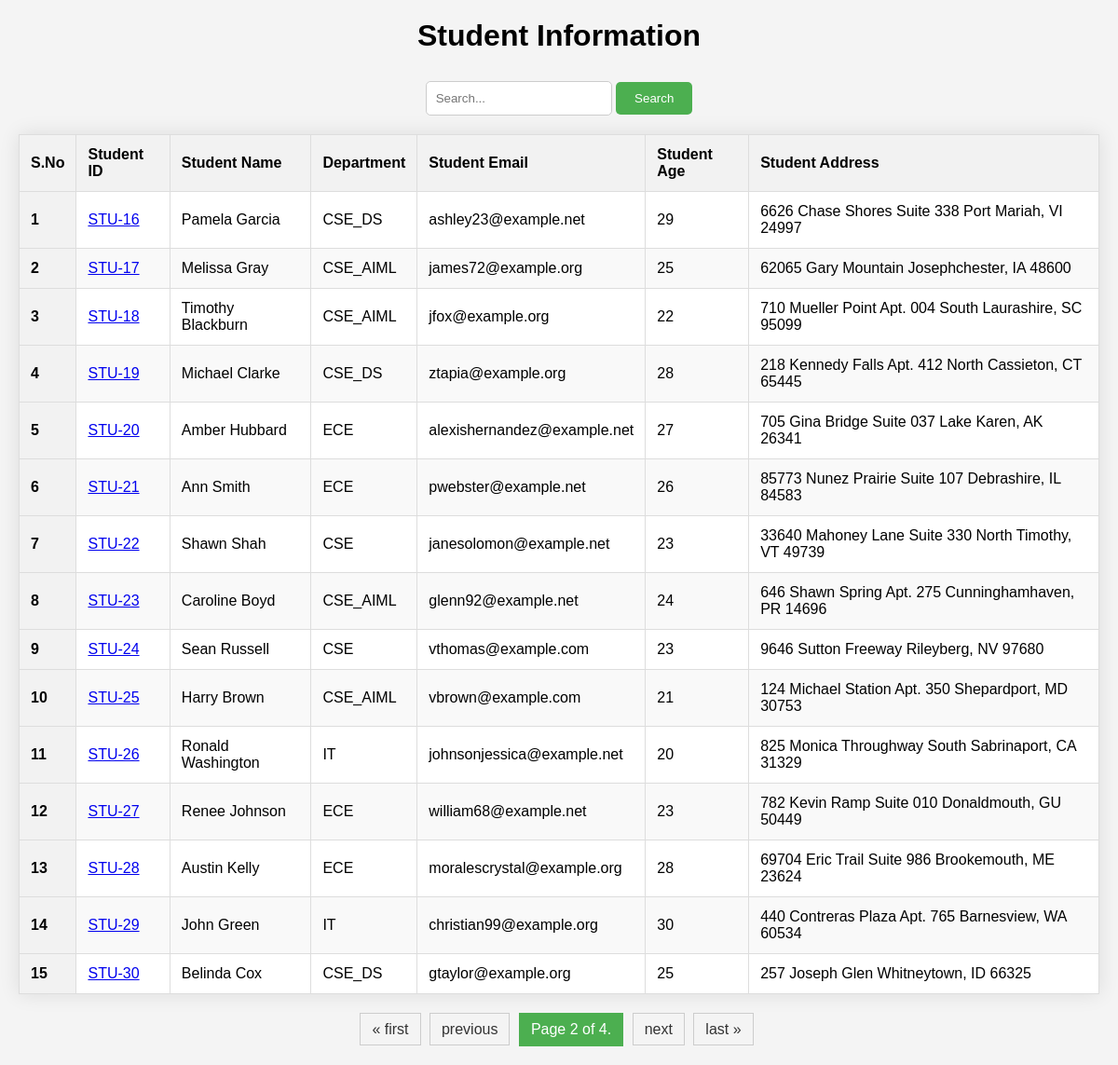
Screenshot of /?page=2 with the database file from the repository.
### result/models.py (models this page shows, shortened)
class Student(models.Model):
    department = models.ForeignKey(Department , related_name='depart',on_delete=models.CASCADE)
    student_id= models.OneToOneField(StudentId,related_name="studentid",on_delete=models.CASCADE)
    student_name = models.CharField(max_length=100)
    student_email= models.EmailField(unique=True)
    student_age = models.IntegerField(default=18)
    student_address= models.TextField()
    class Meta:
        ordering = ['student_id','student_name']
        verbose_name = 'student'

class StudentId(models.Model):
    student_id = models.CharField(max_length=100)
    def __str__(self) -> str:
        return self.student_id

class Department(models.Model):
    department=models.CharField(max_length=100)
    def __str__(self) -> str:
        return self.department
    class Meta:
        ordering=['department']

### result/views.py (the view, shortened to what this page needs)
# urls.py: path('',get_students,name='get_students'),
def get_students(request):
    queryset = Student.objects.all()
    paginator = Paginator(queryset, 15)  # Show 15 student per page.
    page_number = request.GET.get("page",1)
    page_obj = paginator.get_page(page_number)
    return render(request,'students.html',context={'queryset':page_obj})

### result/templates/students.html (shortened to what this page needs)
<!DOCTYPE html>
<html lang="en">
<head>
</head>
<body>
    <h1>Student Information</h1>
    <div class="search-container">
        <form action="#" method="GET">
            <input type="text" placeholder="Search..." name="search">
            <button type="submit">Search</button>
        </form>
    </div>
    <table>
        <thead>
            <tr>
                <th>S.No</th>
                <th>Student ID</th>
                <th>Student Name</th>
                <th>Department</th>
                <th>Student Email</th>
                <th>Student Age</th>
                <th>Student Address</th>
            </tr>
        </thead>
        <tbody>
            {% for student in queryset %}
                <tr>
                    <th scope="row">{{forloop.counter}}</th>
                    <td><a href="{% url 'marks' student.student_id %}">{{student.student_id }}</a></td>
                    <td>{{ student.student_name }}</td>
                    <td>{{ student.department }}</td>
                    <td>{{ student.student_email }}</td>
                    <td>{{ student.student_age }}</td>
                    <td>{{ student.student_address }}</td>
                </tr>
            {% endfor %}
        </tbody>
    </table>
    <div class="pagination">
        <span class="step-links">
            {% if queryset.has_previous %}
                <a href="?page=1">&laquo; first</a>
                <a href="?page={{ queryset.previous_page_number }}">previous</a>
            {% endif %}
            <span class="current">
                Page {{ queryset.number }} of {{ queryset.paginator.num_pages }}.
            </span>
            {% if queryset.has_next %}
                <a href="?page={{ queryset.next_page_number }}">next</a>
                <a href="?page={{ queryset.paginator.num_pages }}">last &raquo;</a>
            {% endif %}
        </span>
    </div>
</body>
</html>

### result/templates/students.html (style rules this page uses)
* { margin: 0; padding: 0; box-sizing: border-box; }
body { font-family: Arial, sans-serif; background-color: #f4f4f4; padding: 20px; }
h1 { text-align: center; margin-bottom: 30px; }
table { width: 100%; border-collapse: collapse; background-color: #fff; box-shadow: 0 0 20px rgba(0, 0, 0, 0.1); }
th, td { border: 1px solid #dddddd; text-align: left; padding: 12px; }
th { background-color: #f2f2f2; }
tr:nth-child(even) { background-color: #f9f9f9; }
.pagination { margin-top: 20px; text-align: center; }
.step-links { display: inline-block; }
.step-links a { color: #333; padding: 8px 12px; text-decoration: none; border: 1px solid #ccc; margin-right: 5px; }
.current { display: inline-block; padding: 8px 12px; background-color: #4CAF50; color: white; border: 1px solid #4CAF50; margin-right: 5px; }
.search-container { margin-bottom: 20px; text-align: center; }
.search-container input[type="text"] { padding: 10px; width: 200px; border: 1px solid #ccc; border-radius: 5px; }
.search-container button { padding: 10px 20px; background-color: #4CAF50; color: white; border: none; border-radius: 5px; cursor: pointer; }

### rows the page displays
Student: student_id "STU-16", student_name "Pamela Garcia", department "CSE_DS", student_email "ashley23@example.net", student_age "29", student_address "6626 Chase Shores Suite 338 Port Mariah, VI 24997"
Student: student_id "STU-17", student_name "Melissa Gray", department "CSE_AIML", student_email "james72@example.org", student_age "25", student_address "62065 Gary Mountain Josephchester, IA 48600"
Student: student_id "STU-18", student_name "Timothy Blackburn", department "CSE_AIML", student_email "jfox@example.org", student_age "22", student_address "710 Mueller Point Apt. 004 South Laurashire, SC 95099"
Student: student_id "STU-19", student_name "Michael Clarke", department "CSE_DS", student_email "ztapia@example.org", student_age "28", student_address "218 Kennedy Falls Apt. 412 North Cassieton, CT 65445"
Student: student_id "STU-20", student_name "Amber Hubbard", department "ECE", student_email "alexishernandez@example.net", student_age "27", student_address "705 Gina Bridge Suite 037 Lake Karen, AK 26341"
Student: student_id "STU-21", student_name "Ann Smith", department "ECE", student_email "pwebster@example.net", student_age "26", student_address "85773 Nunez Prairie Suite 107 Debrashire, IL 84583"
Student: student_id "STU-22", student_name "Shawn Shah", department "CSE", student_email "janesolomon@example.net", student_age "23", student_address "33640 Mahoney Lane Suite 330 North Timothy, VT 49739"
Student: student_id "STU-23", student_name "Caroline Boyd", department "CSE_AIML", student_email "glenn92@example.net", student_age "24", student_address "646 Shawn Spring Apt. 275 Cunninghamhaven, PR 14696"
Student: student_id "STU-24", student_name "Sean Russell", department "CSE", student_email "vthomas@example.com", student_age "23", student_address "9646 Sutton Freeway Rileyberg, NV 97680"
Student: student_id "STU-25", student_name "Harry Brown", department "CSE_AIML", student_email "vbrown@example.com", student_age "21", student_address "124 Michael Station Apt. 350 Shepardport, MD 30753"
Student: student_id "STU-26", student_name "Ronald Washington", department "IT", student_email "johnsonjessica@example.net", student_age "20", student_address "825 Monica Throughway South Sabrinaport, CA 31329"
Student: student_id "STU-27", student_name "Renee Johnson", department "ECE", student_email "william68@example.net", student_age "23", student_address "782 Kevin Ramp Suite 010 Donaldmouth, GU 50449"
Student: student_id "STU-28", student_name "Austin Kelly", department "ECE", student_email "moralescrystal@example.org", student_age "28", student_address "69704 Eric Trail Suite 986 Brookemouth, ME 23624"
Student: student_id "STU-29", student_name "John Green", department "IT", student_email "christian99@example.org", student_age "30", student_address "440 Contreras Plaza Apt. 765 Barnesview, WA 60534"
Student: student_id "STU-30", student_name "Belinda Cox", department "CSE_DS", student_email "gtaylor@example.org", student_age "25", student_address "257 Joseph Glen Whitneytown, ID 66325"

### other values shown
{{ queryset.number }} "2"
{{ queryset.paginator.num_pages }} "4"
